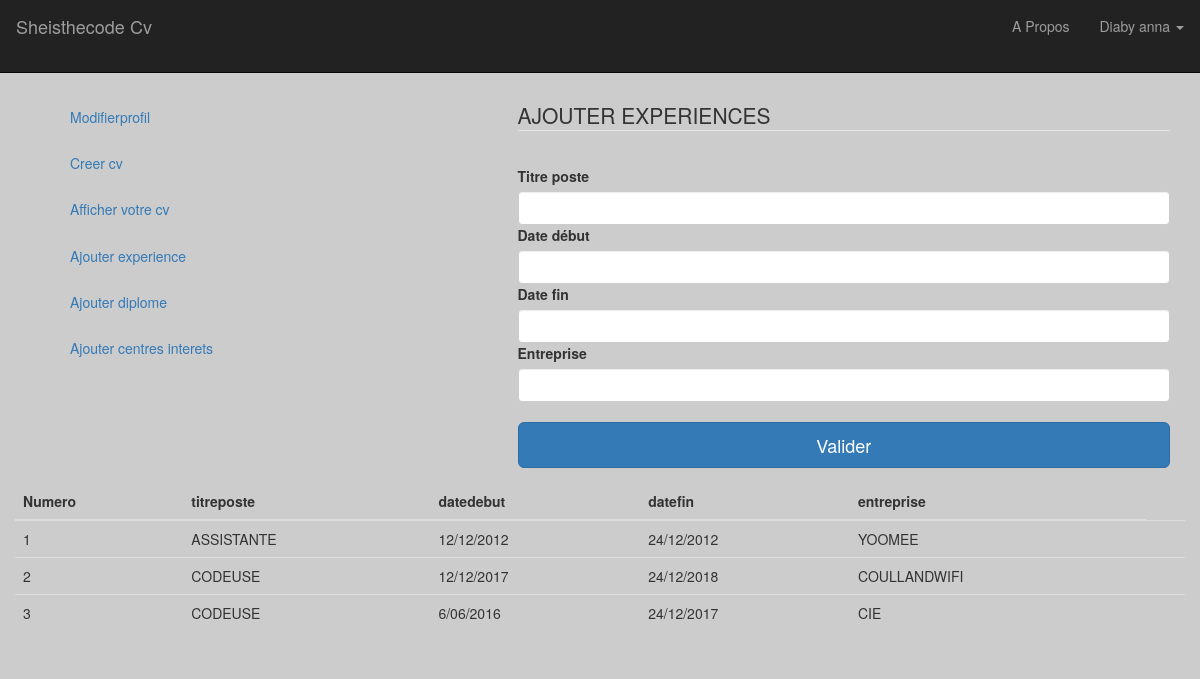
Screenshot of /experiences.php (signed in) with the database file from the repository.
### tables this page shows
CREATE TABLE IF NOT EXISTS `experiences` (
  `id_exp` int(11) NOT NULL AUTO_INCREMENT,
  `titreposte` varchar(100) NOT NULL,
  `datedebut` varchar(15) NOT NULL,
  `datefin` varchar(15) NOT NULL,
  `entreprise` varchar(50) NOT NULL,
  `id_codeuse` int(11) NOT NULL,
  PRIMARY KEY (`id_exp`)
);

### connexion.php (called while the page is built, shortened)
<?php
$host="localhost";
$user="root";
$mdp="";
$db="db_cvs";
$link=mysqli_connect($host,$user,$mdp,$db);
function experienceById($id){
    global $link;
    $sql = "SELECT * FROM experiences
                WHERE id_codeuse=$id";
     $exp=[];
    $result=mysqli_query($link,$sql);
    while ($data = mysqli_fetch_array($result)){
    	$exp[]=$data;
    }
    return $exp;
}
?>

### experiences.php (the view, shortened to what this page needs)
 <?php require_once('connexion.php');
$exp=experienceById($_SESSION['id']);
require_once('menu.php');
?>
<div class="container">
	<div class="row">
		<div class="col-lg-3">
			<ol>
				<h5>
					<a href="modifierpp.php">Modifierprofil</a><br><br><br>
					<a href="creationcv.php">Creer cv</a><br><br><br>
					<a href="cv.php">Afficher votre cv</a><br><br><br>
					<a href="experiences.php">Ajouter experience</a><br><br><br>
					<a href="diplomes.php">Ajouter diplome</a><br><br><br>
					<a href="centresinteret.php">Ajouter centres interets</a>
				</h5>
			</ol>
		</div>
		<div class="col-lg-2 col-offset-2"></div>
		<div class="col-lg-7">
			<form method="POST" class="form-group">
			<fieldset><legend>AJOUTER EXPERIENCES</legend>
				<label class="control-label">Titre poste</label><br>
					<input type="text" name="titreposte" class="form-control">
				<label class="control-label">Date début</label><br>
					<input type="text" name="datedebut" class="form-control">
				<label class="control-label">Date fin</label><br>
					<input type="text" name="datefin" class="form-control">
				<label class="control-label">Entreprise</label><br>
				<input type="text" name="entreprise" class="form-control">
				<br>
				<button name="btnValider" type="submit" class="btn btn-primary btn-lg btn-block">Valider</button>
			</fieldset>
			</form>
	    </div>
    </div>
	<div class="row">
		<table class="table" >
			<thead>
				<tr>
					<th>Numero</th>
					<th>titreposte</th>
					<th>datedebut</th>
					<th>datefin</th>
					<th>entreprise</th>
				</tr>
			</thead>
			<tbody>
					<?php
						$n=1;
						foreach($exp as $data)
								{ ?>
						<tr>
							<td> <?= $n; ?> </td>
							<td><?= strtoupper($data['titreposte']); ?></td>
							<td><?= $data['datedebut']; ?></td>
							<td><?= $data['datefin']; ?></td>
							<td><?= strtoupper($data['entreprise']); ?></td>
							<td></td>
						</tr>
						<?php $n++;
					} ?>
			</tbody>
		</table>
		</div>
</div>
<?php require_once('footer.php');?>

### rows the page displays
experiences: titreposte "ASSISTANTE", datedebut "12/12/2012", datefin "24/12/2012", entreprise "YOOMEE"
experiences: titreposte "CODEUSE", datedebut "12/12/2017", datefin "24/12/2018", entreprise "COULLANDWIFI"
experiences: titreposte "CODEUSE", datedebut "6/06/2016", datefin "24/12/2017", entreprise "CIE"

### other values shown
$_SESSION['username'] "Diaby anna"
